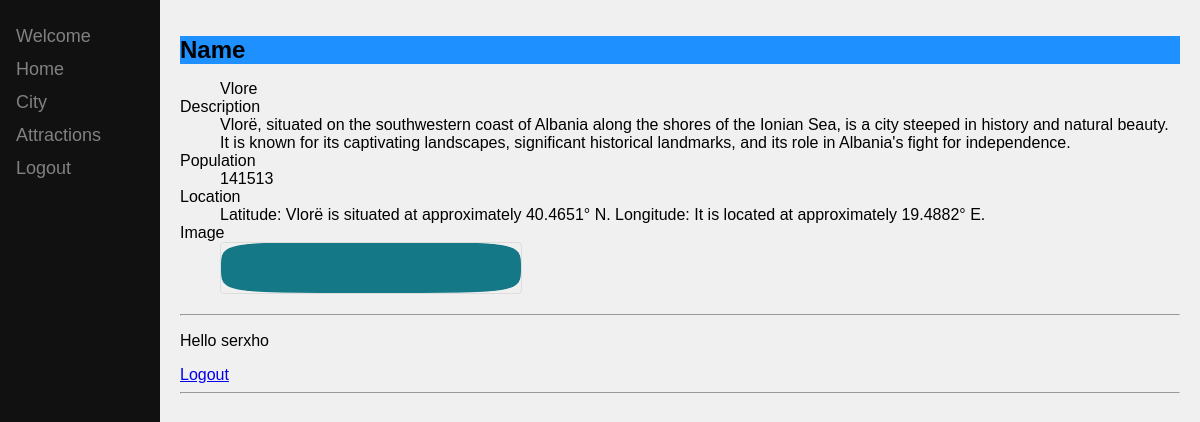
The page /albania/5 (signed in) on the database its author committed.
### albania/models.py (models this page shows, shortened)
class City(models.Model):
    name = models.CharField(max_length=100)
    description = models.TextField()
    population = models.PositiveIntegerField(null=True)
    location = models.CharField(max_length=255)
    image = models.ImageField(null=True)
    class Meta:
        ordering = ['name']

### albania/views.py (the view)
# urls.py: path('<int:id>', views.detail, name='detail'),
@login_required(login_url='albania')
def detail(request, id):
    cities = get_object_or_404(City, pk=id)
    return render(request, 'albania/citi_detail.html', {'cities': cities})

### albania/templates/albania/citi_detail.html
{% extends 'albania/navbar.html' %}
{% load static %}
{% block content %}
    <link rel="stylesheet" type="text/css" href="{% static 'citi_detail.css' %}">
    <dl>
        <h1 style="background-color:DodgerBlue;">Name</h1>
        <dd >{{ cities.name }}</dd>
        <dt>Description</dt>
        <dd>{{ cities.description }}</dd>
        <dt>Population</dt>
        <dd>{{ cities.population }}</dd>
        <dt>Location</dt>
        <dd>{{ cities.location }}</dd>
        <dt>Image</dt>
        <dd><img src="{{ cities.image.url }}" alt="{{ cities.image.url }}"></dd>
    </dl>
{% endblock  %}

### albania/templates/albania/navbar.html (shortened to what this page needs)
<!DOCTYPE html>
<html lang="en">
<head>
</head>
<body>
    <div class="sidenav">
        <a href="{% url 'index' %}">Welcome</a>
        <a href="{% url 'albania'%}">Home</a>
        <a href="{% url 'city' %}"> City</a>
        <a href="{% url 'attraction' %}"> Attractions</a>
        {% if request.user.is_authenticated %}
        <a href="{% url 'logout' %}">Logout</a>
        {% else %}
        <a href="{% url 'login' %}">Login  </a>
        {% endif %}
    </div>
    <div class="main">
        {% block content %}{% endblock %}
         <hr>
        {% if request.user.is_authenticated %}
        <p>Hello {{request.user}}</p>
        <a href="{% url 'logout' %}">Logout</a>
        {% else %}
        <a href="{% url 'login' %}">Login  </a> for more
        {% endif %}
        <hr>
    </div>
</body>
</html>

### static/citi_detail.css (style rules this page uses)
body { font-family: Arial, sans-serif; background-color: #f0f0f0; margin:0; padding:0; }
h1 { font-size: 24px; }
img { max-width: 100%; height: auto; border: 1px solid #ddd; border-radius: 4px; }

### albania/templates/albania/navbar.html (style rules this page uses)
.sidenav { height: 100%; width: 160px; position: fixed; z-index: 1; top: 0; left: 0; background-color: #111; overflow-x: hidden; padding-top: 20px; }
.sidenav a { padding: 6px 8px 6px 16px; text-decoration: none; font-size: 18px; color: #818181; display: block; }
.main { margin-left: 160px; padding: 20px; }

### rows shown on the page
City: name "Vlore", description "Vlorë, situated on the southwestern coast of Albania along the shores of the Ionian Sea, is a city steeped in history and natural beauty. It is known for its captivating landscapes, significant historical landmarks, and its role in Albania's fight for independence.", population "141513", location "Latitude: Vlorë is situated at approximately 40.4651° N. Longitude: It is located at approximately 19.4882° E.", image (picture)

### other values the page prints
{{ request.user }} "serxho"
